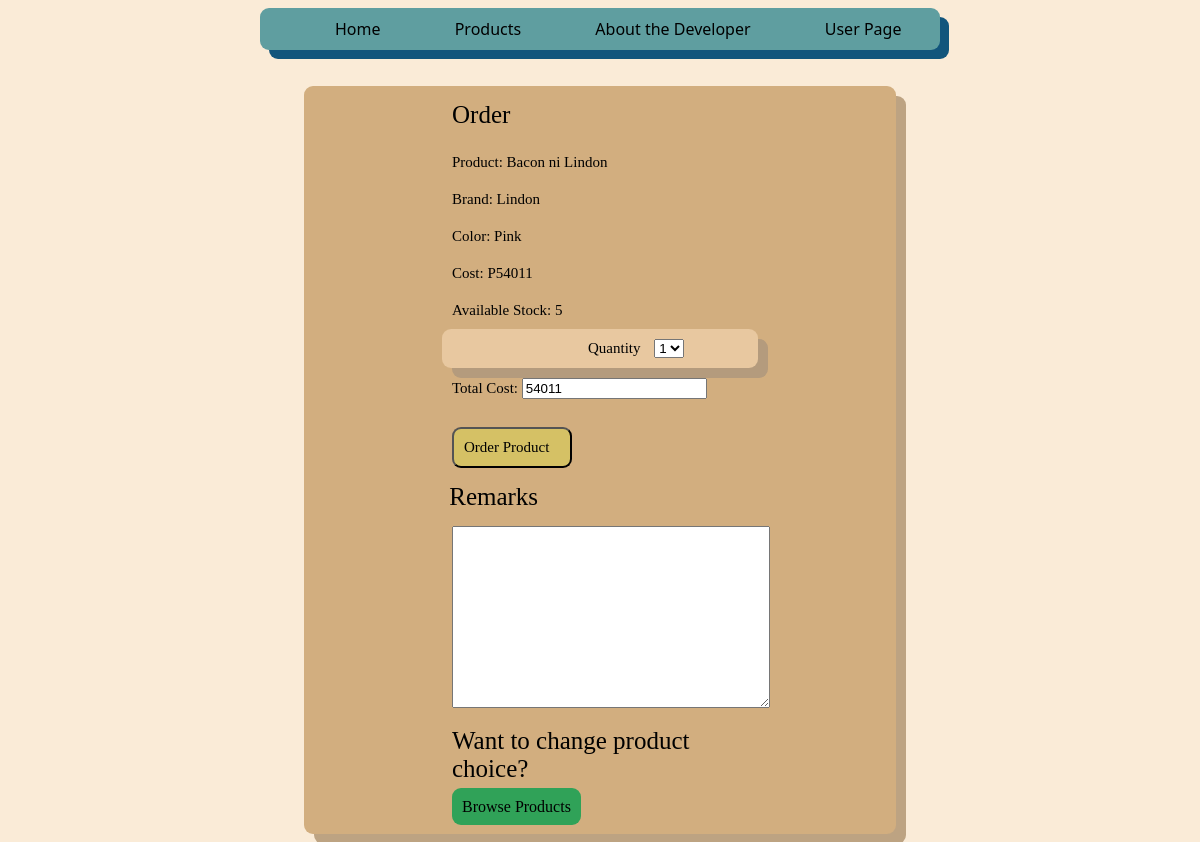
/order/4/ (signed in), run on an earlier commit of the app's database.
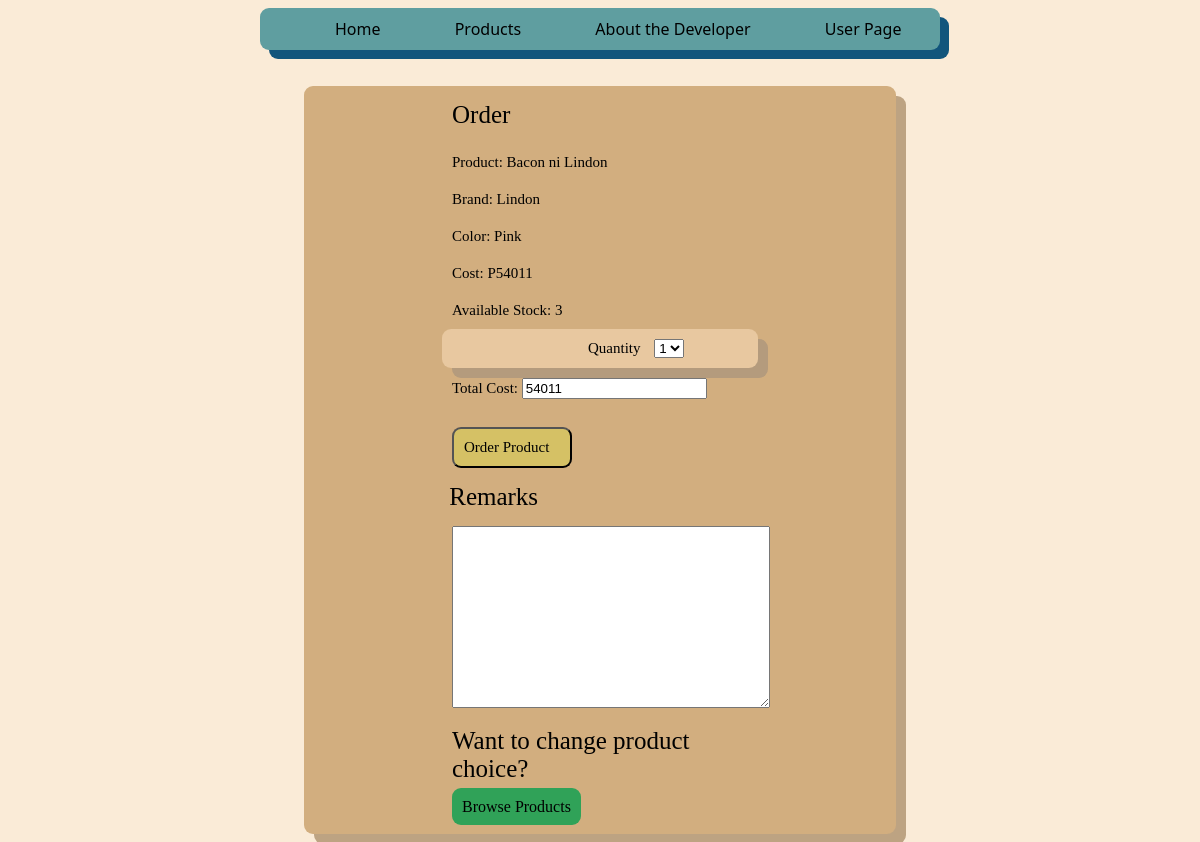
And on a later commit of the database.
### Inventory/models.py (models this page shows)
class Product(models.Model):
    objects = models.Manager()
    Name = models.CharField(max_length=30, unique=True)
    Brand = models.CharField(max_length=30)
    Color = models.CharField(max_length=20)
    Cost = models.CharField(max_length=10)
    Stock = models.BigIntegerField()

### Inventory/views.py (the view)
# urls.py: path('order/<int:pk>/', views.Order, name='order'),
def Order(request,pk):
    CurrentProd = get_object_or_404(Product, pk=pk)
    CUser = get_object_or_404(Userperson, username = request.session['user'])
    if request.method == "POST":
        quantvalue = request.POST.get('drop')
        totalcost3 = request.POST.get('totalcost')
        remark = request.POST.get('remark')
        OrderedProduct.objects.create(Client = CUser, Order = CurrentProd,
        remarks = remark, quantity = quantvalue, totalcost = totalcost3)
        CurrentProd.Stock -= int(quantvalue)
        CurrentProd.save()
        return redirect('Products')
    else:
        array = []
        P = Product.objects.all()
        for x in range(CurrentProd.Stock):
            array.append(x+1)
        return render(request,'Inventory/order.html',{
            'P' : P,
            'Current' : CurrentProd,
            'A' : array,
        })

### Inventory/templates/Inventory/order.html (shortened to what this page needs)
{% extends 'Inventory/base.html' %}
{% load static %}
    {% block content %}
    <br><br>
    <form method="POST" action="{% url 'order' pk=Current.pk %}">{% csrf_token %}
        <div class="formblock">
            <div class="Largetext" style="margin: auto; width: 50%;"> Order </div>
            <div class="label"> Product: {{Current.Name}} </div>
            <div class="label"> Brand: {{Current.Brand}} </div>
            <div class="label"> Color: {{Current.Color}} </div>
            <div class="label"> Cost: {{Current.Cost}} </div>
            <div class="label"> Available Stock: {{Current.Stock}} </div>
            <div class="container" style="border: transparent; width: inherit;">
                <div class="label" style="display:inline; margin: auto; margin-left: 10.5vw;"> Quantity </div>
                <select type="text" id="drop" name="drop" style="display:inline;">
                    {% for x in A %}
                        <option type="text" id="num" name="num"> {{x}} </option>
                    {% endfor %}
                </select>
            </div>
            <div class="label">
                Total Cost: <input id="cost" name="totalcost">  </input>
            </div> <br>
            <button class="Submit" id="prelim" type="submit" style="margin: auto; margin-left: 25%; width: 10vw; text-align: left;">
                Order Product
            </button>
            <div class="Largetext" style="margin:auto; margin-left:22%; width:50%;"> Remarks </div>
            <textarea class="forminput" name="remark" type="text" style="margin:auto; margin-left:25%; width:50%; height: 20vh;"> </textarea>
            <div class="Largetext" style="margin: auto; width: 50%; max-width: 100%;"> Want to change product choice? </div>
                <a class="Button" href="{% url 'Products' %}"> Browse Products </a>
            <br><br>
        </div>
    </form>
    {% endblock %}

What changed in the data, as far as the page shows it:
changed Product "Bacon ni Lindon": Stock "5" → "3"
